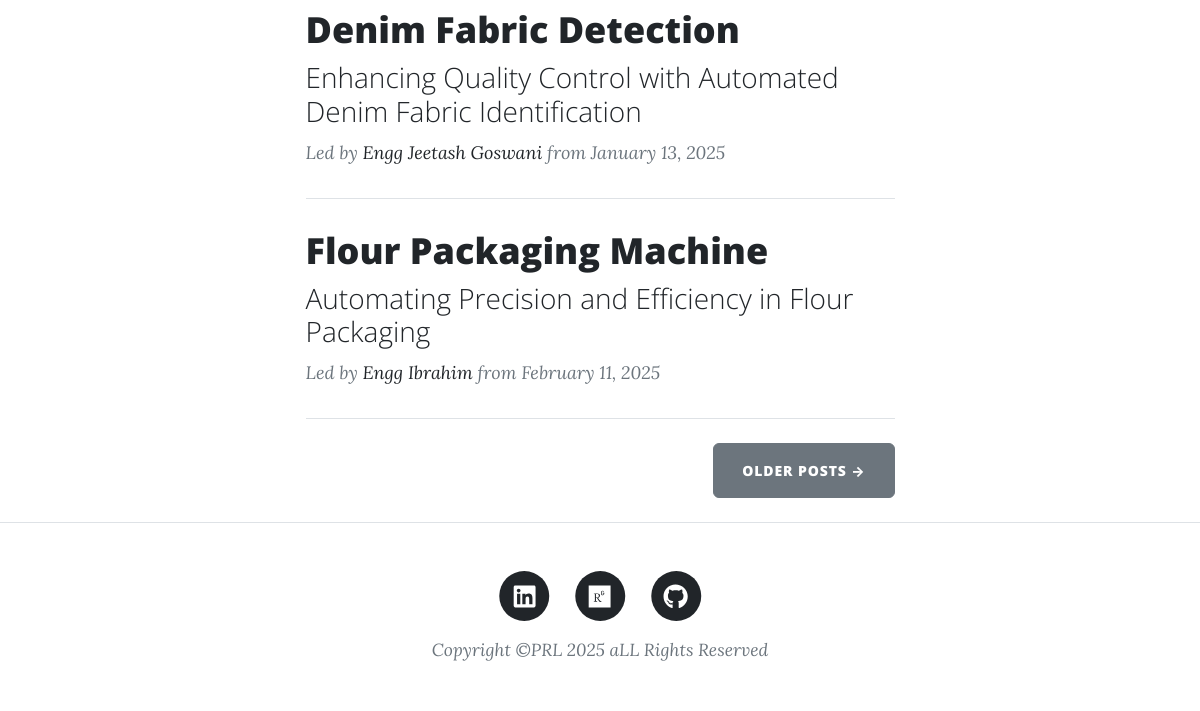
Before: / (lower part) with the older database file.
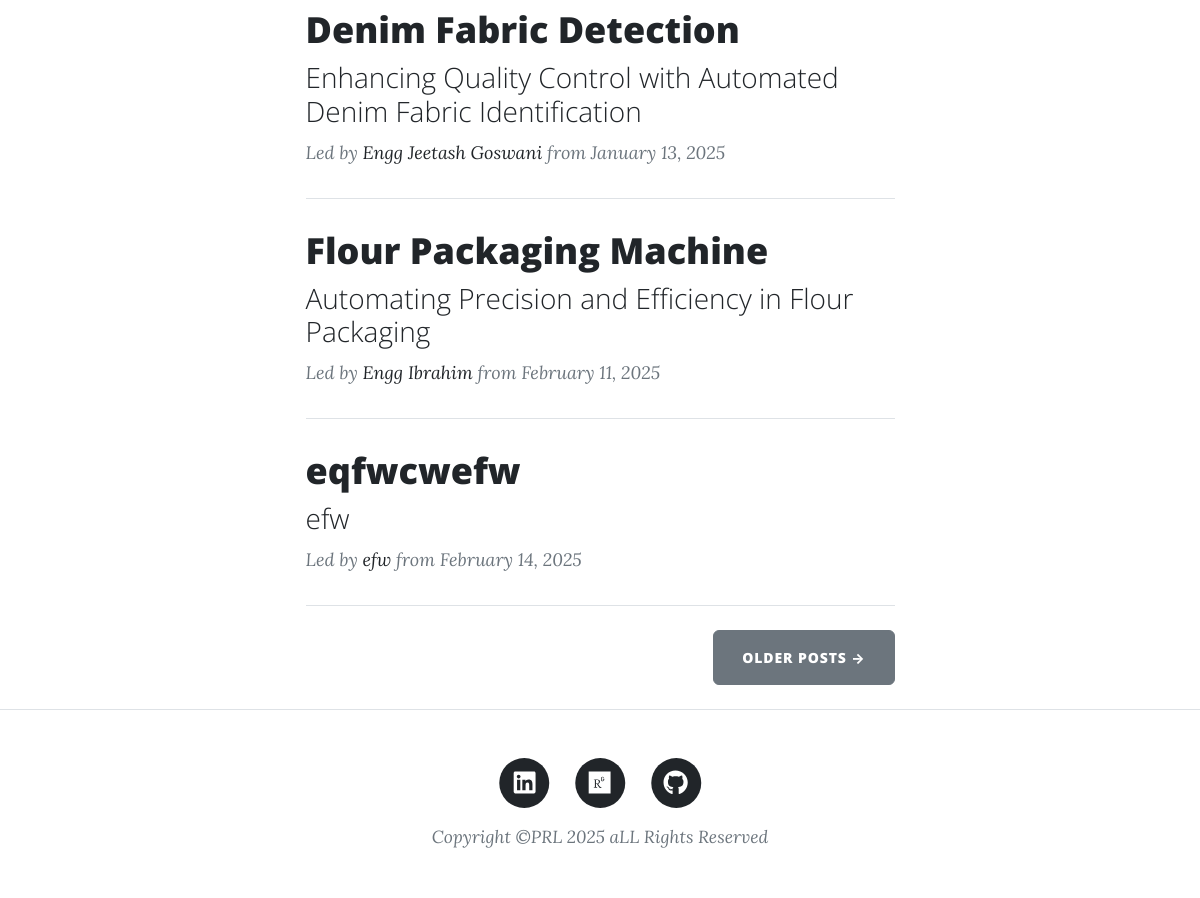
After: the same page with the newer database file.
### main.py (models this page shows)
class BlogPost(db.Model):
    id: Mapped[int] = mapped_column(Integer, primary_key=True)
    title: Mapped[str] = mapped_column(String(250), unique=True, nullable=False)
    subtitle: Mapped[str] = mapped_column(String(250), nullable=False)
    date: Mapped[str] = mapped_column(String(250), nullable=False)
    body: Mapped[str] = mapped_column(Text, nullable=False)
    author: Mapped[str] = mapped_column(String(250), nullable=False)
    img_url: Mapped[str] = mapped_column(String(250), nullable=False)

### main.py (the view)
@app.route('/')
def get_all_posts():
    result = db.session.execute(db.select(BlogPost))
    posts = result.scalars().all()
    return render_template("index.html", all_posts=posts,is_admin=session.get("admin"))

### templates/index.html (shortened to what this page needs)
{% include "header.html" %}
<div class="container px-4 px-lg-5">
  <div class="row gx-4 gx-lg-5 justify-content-center">
    <div class="col-md-10 col-lg-8 col-xl-7">
      {% for post in all_posts %}
      <div class="post-preview">
        <a href="{{ url_for('show_post', post_id=post.id) }}">
          <h2 class="post-title">{{ post.title }}</h2>
          <h3 class="post-subtitle">{{ post.subtitle }}</h3>
        </a>
        <p class="post-meta">
          Led by <a href="#">{{ post.author }}</a> from {{ post.date }}
        </p>
      </div>
      <hr class="my-4" />
      {% endfor %}
      <div class="d-flex justify-content-end mb-4">
        <a class="btn btn-secondary text-uppercase" href="#!">Older Posts →</a>
      </div>
    </div>
  </div>
</div>
{% include "footer.html" %}

### templates/header.html (shortened to what this page needs)
<!DOCTYPE html>
<html lang="en">
  <head>
    {% block styles %}
    {{ bootstrap.load_css() }}
    <link
      href="{{ url_for('static', filename='css/styles.css') }}"
      rel="stylesheet"
    />
    {% endblock %}
  </head>
  <body>

### templates/footer.html (shortened to what this page needs)
        <footer class="border-top">
          <div class="container px-4 px-lg-5">
              <div class="row gx-4 gx-lg-5 justify-content-center">
                  <div class="col-md-10 col-lg-8 col-xl-7">
                      <ul class="list-inline text-center">
                          <li class="list-inline-item">
                              <a href="#!">
                                  <span class="fa-stack fa-lg">
                                      <i class="fas fa-circle fa-stack-2x"></i>
                                      <i class="fab fa-linkedin fa-stack-1x fa-inverse"></i>
                                  </span>
                              </a>
                          </li>
                          <li class="list-inline-item">
    <a href="#!" >
        <span class="fa-stack fa-lg">
            <i class="fas fa-circle fa-stack-2x"></i>
            <i class="fab fa-researchgate fa-stack-1x fa-inverse"></i>
        </span>
    </a>
</li>
                              <a href="#!">
                                  <span class="fa-stack fa-lg">
                                      <i class="fas fa-circle fa-stack-2x"></i>
                                      <i class="fab fa-github fa-stack-1x fa-inverse"></i>
                                  </span>
                              </a>
                      </ul>
                      <div class="small text-center text-muted fst-italic">Copyright &copy;PRL 2025 aLL Rights Reserved</div>
                  </div>
              </div>
          </div>
      </footer>
  </body>
</html>

Changed rows visible on the page:
added BlogPost: title "eqfwcwefw", subtitle "efw", author "efw", date "February 14, 2025"
